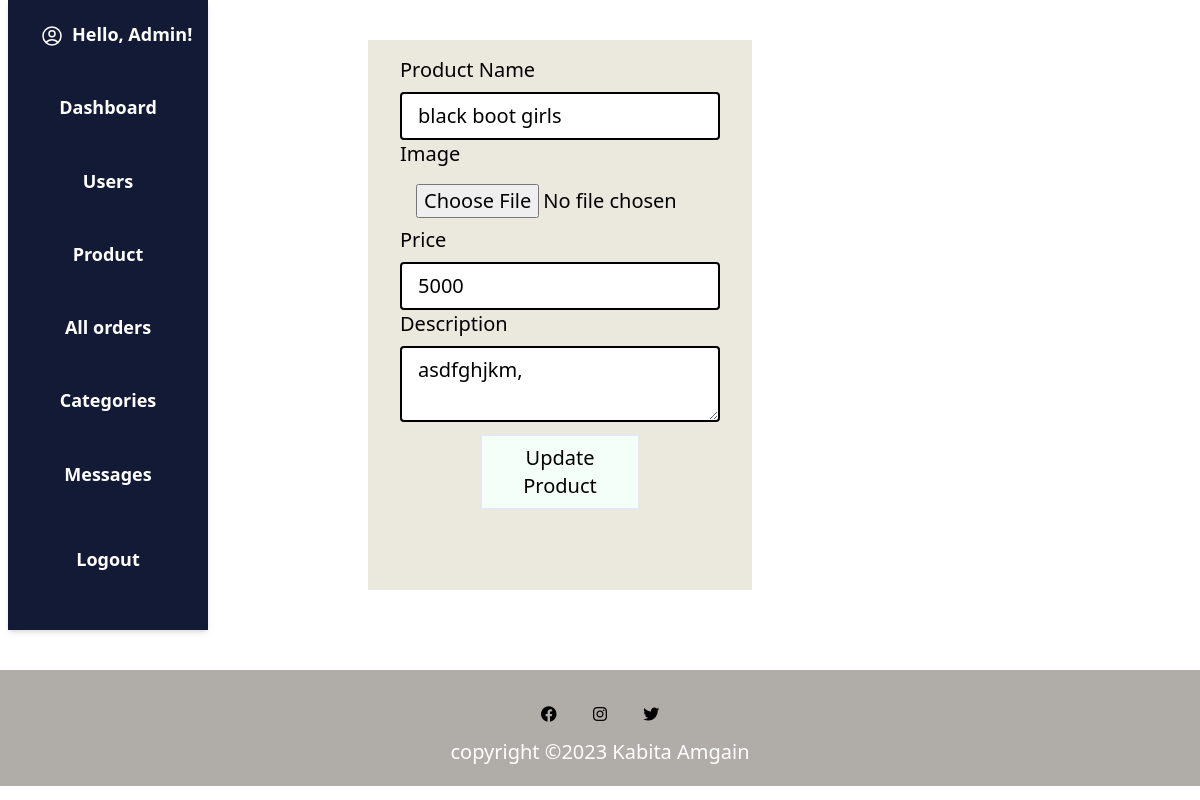
The page /adminpanel/editproduct.php?id=88 (signed in) on the database its author committed.
### tables this page shows
CREATE TABLE `product` (
  `product_id` int(11) NOT NULL,
  `product_name` varchar(100) NOT NULL,
  `image` varchar(100) NOT NULL,
  `price` int(11) NOT NULL,
  `description` varchar(500) DEFAULT NULL,
  `category_id` int(100) DEFAULT NULL,
  `quantity` int(11) DEFAULT NULL
);

### adminpanel/editproduct.php (the view, shortened to what this page needs)
<div class="flex gap-40">
<div>
<?php
include 'include/nav.php';
include 'rolecheck.php';
?>
</div>
<div>
<!DOCTYPE html>
 <html lang="en">
 <head>
	<script src="../css/tailwindcss.css"></script>
	<link rel="stylesheet" type="text/css"href="https://cdnjs.cloudflare.com/ajax/libs/font-awesome/6.2.1/css/all.min.css">
</head>
<body>
    <?php
    $id = $_REQUEST['id'];
    $sql = "SELECT product_id, product_name, image, price, description FROM product WHERE product_id='$id'";
    $result = mysqli_query($conn, $sql);
    if (mysqli_num_rows($result) > 0) {
        while ($product = mysqli_fetch_assoc($result)) {
    ?>
            <form ction="<?php $_SERVER['PHP_SELF']; ?>"  method="post" enctype="multipart/form-data">
                <label>Product Name</label>
                <input type="text" name="productName" value="<?php echo $product['product_name']; ?>">
                <label>Image</label>
                <input type="file" name="image" value="<?php echo $product['image']; ?>">
                <label>Price</label>
                <input type="text" name="price" value="<?php echo $product['price']; ?>">
                <label>Description</label>
                <textarea name="description"><?php echo $product['description']; ?></textarea>
                <button type="submit" name="submit" class="bg-primary">Update Product</button>
            </form>
    <?php
        }
    }
    ?>
</div>
</div>
<?php
include 'include/footer.php';
?>
</body>
</html>

### adminpanel/editproduct.php (style rules this page uses)
input[type="text"], input[type="Number"], textarea { @apply px-4 py-2 rounded border-2 border-black w-80 mt-2 block text-xl }
input[type="file"] { @apply block px-4 py-2 block mt-2 text-xl mx-auto }
form { @apply bg-formcolor w-96 h-[550px] pl-8 py-4 container my-10 }
label { @apply text-xl }
button { @apply border-2 my-3 mx-20 p-2 text-xl w-40 }

### rows shown on the page
product: productName "black boot girls", price "5000", description "asdfghjkm,"

### other values the page prints
$message "Hello, Admin!"
